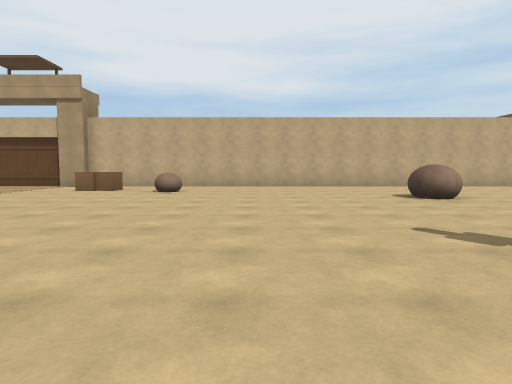
View 1 (above)

24 first-person views from a walk through a Unity game level. The camera is 1.3 m above the floor, tilts 4° down and sees 75° across. Doors are open. The floor is counted in squares, 2 m on a side. Each view is taken from the middle of a square. On the plan, view 1 faces up. The plan holds only what a view shows up to about 10 squares ahead; the rest is blank. The place goes on beyond the plan. The player character is not drawn.

View 2
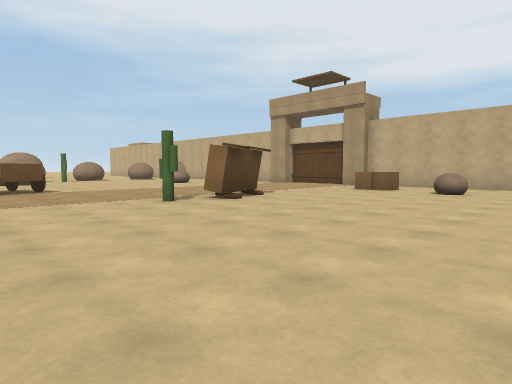

View 3
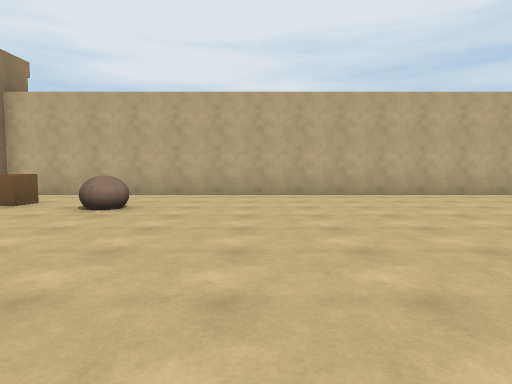

View 4
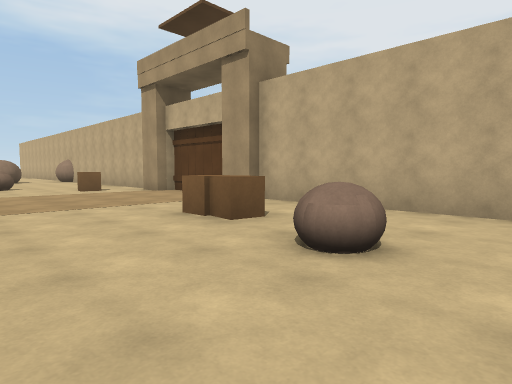

View 5
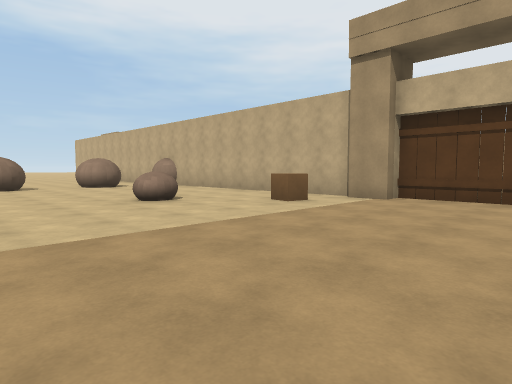

View 6
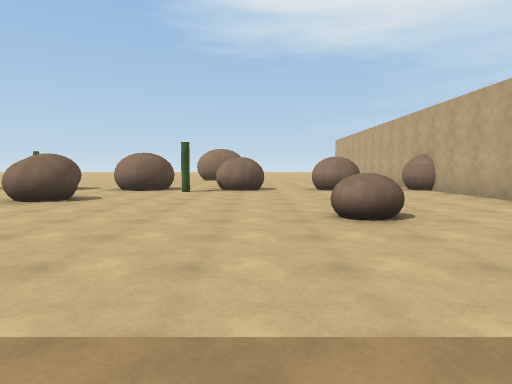

View 7
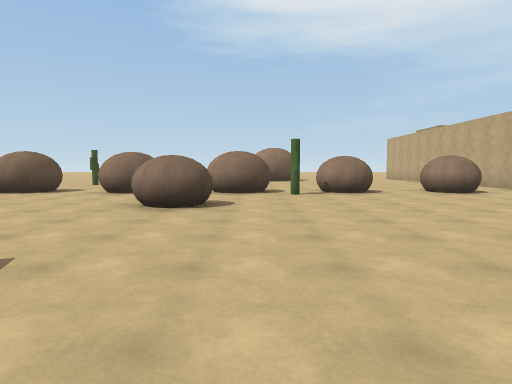

View 8
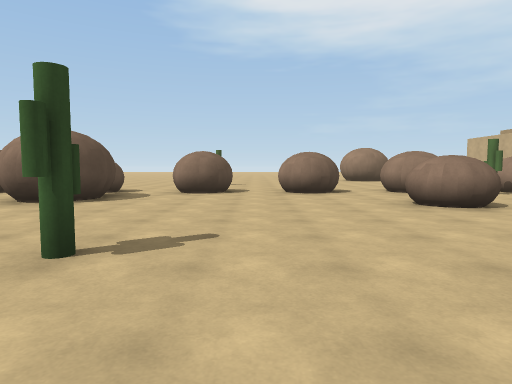

View 9
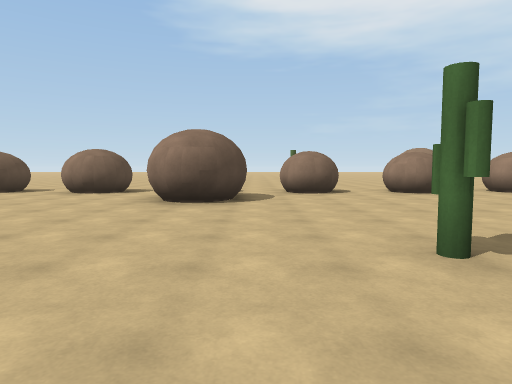

View 10
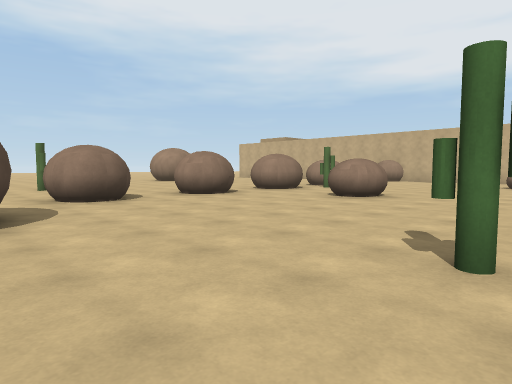

View 11
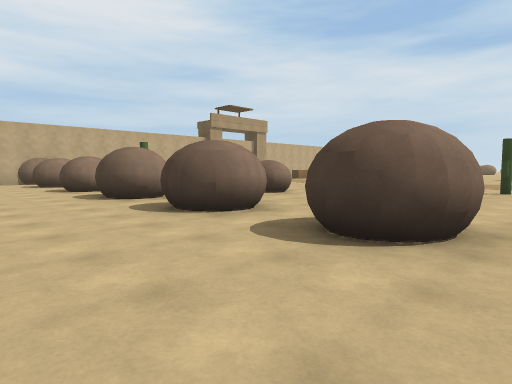

View 12
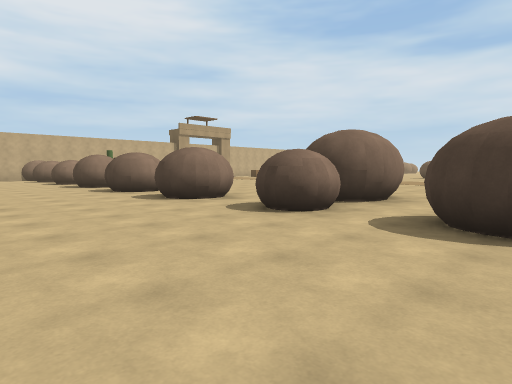

View 13
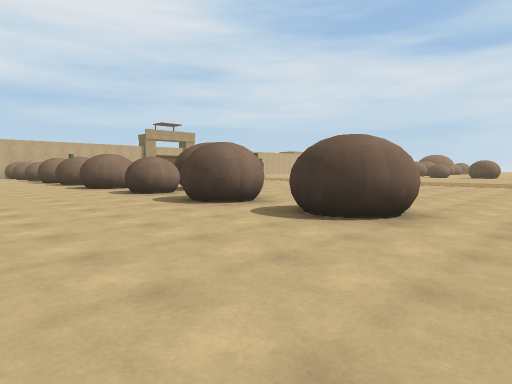

View 14
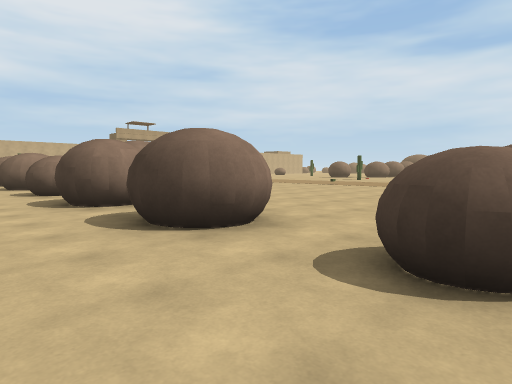

View 15
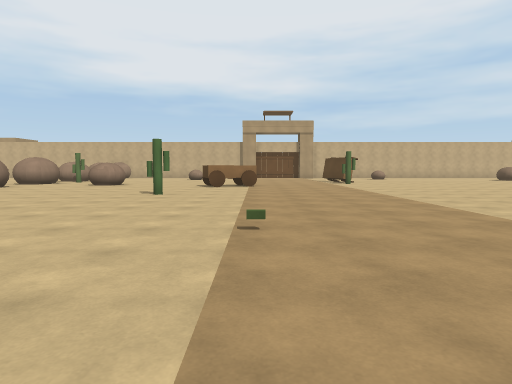

View 16
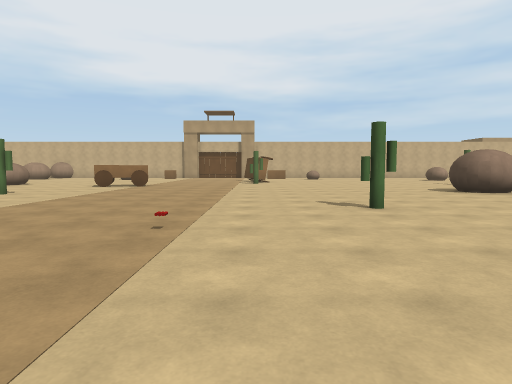

View 17
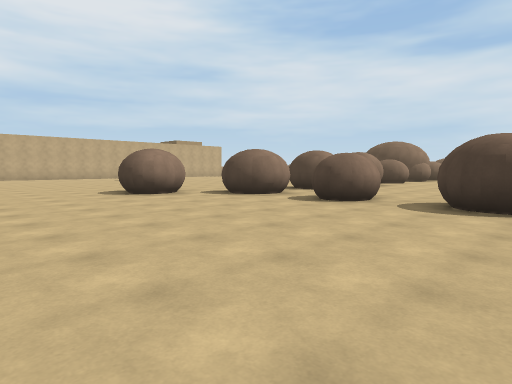

View 18
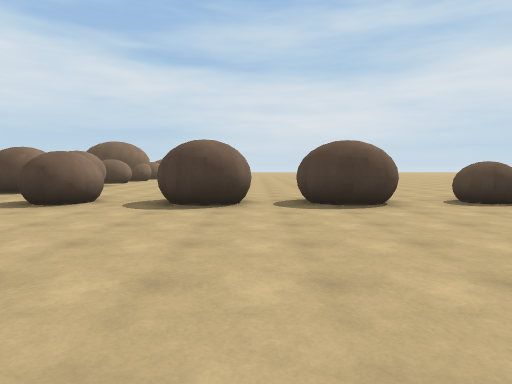

View 19
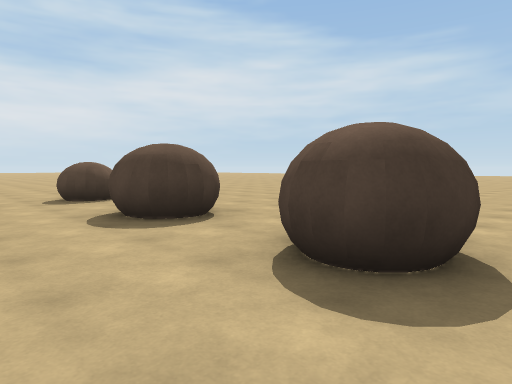

View 20
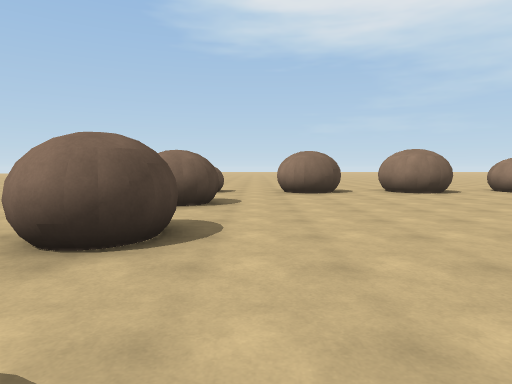

View 21
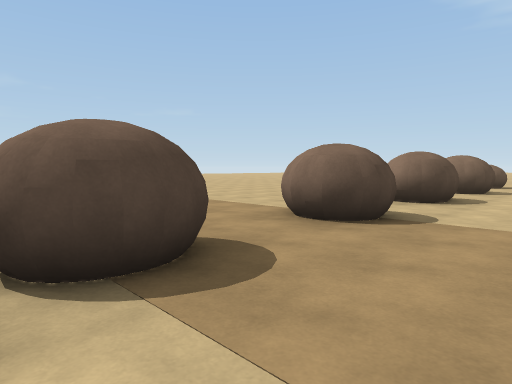

View 22
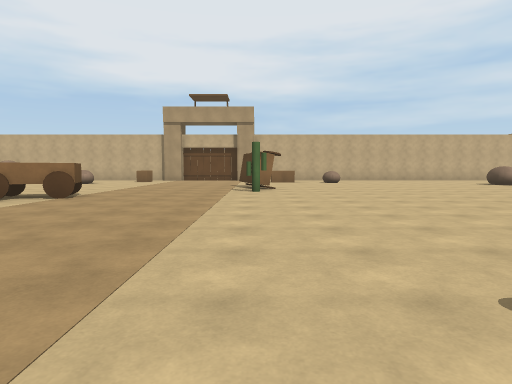

View 23
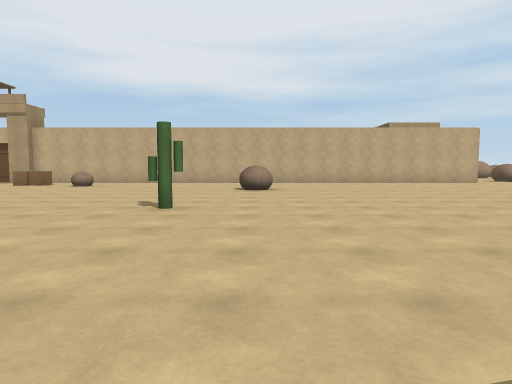

View 24
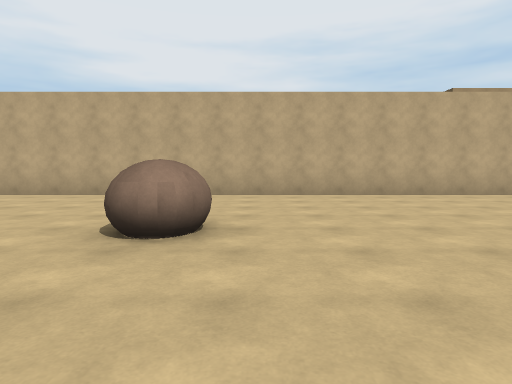

### Floor plan
Key: @ floor where view 1 was taken; # wall or solid block; x gap in a wall; . floor; = window, fence, low wall or low ledge; ^ raised ledge; O other object.
Columns run from 24 left of view 1 to 11 right of it. Each row starts with its distance up from view 1.
 13      ###############################
 12      #.......##..##.................
 11      .......OO.....................
 10      #......O......OO==............
  9     ##.... =.........=............
  8    ........=................^....
  7    .##......................^.......
  6   ..##............O.................
  5   ...O............O................
  4   ..##............O...............
  3   ..##..#.................OO......
  2   ......#...OO............OO.....
  1  ...##.......OO.................
  0  ...##..................@.......
 -1  .......................# .....
 -2 OO..##.....OO...........##....
 -3 OO..##.....OO.............# .#
 -4  .........................##.#
 -5 ....####............O.......
 -6 ....####..................# ...
 -7 ..........................##...
 -8 ....##.....................x.
 -9 ....##....................#
-10 ................ .........x....
-11 ....##....... .   .  .....##...
-12 ....##....................#
-13 ..............................
-14 ....^#. #. #..#..#..#..##.^#...
-15   ..x   #  #. #..  .# .#  x ...

Where each view was taken, in squares from view 1:
view 1: 0 up, 0 right, facing up
view 2: 0 up, 0 right, facing up-left
view 3: 4 up, 0 right, facing up
view 4: 7 up, 1 left, facing up-left
view 5: 5 up, 7 left, facing up-left
view 6: 7 up, 9 left, facing left
view 7: 4 up, 10 left, facing left
view 8: 1 down, 10 left, facing left
view 9: 4 down, 10 left, facing left
view 10: 5 down, 12 left, facing up-left
view 11: 4 down, 23 left, facing up-right
view 12: 9 down, 24 left, facing up-right
view 13: 14 down, 24 left, facing up-right
view 14: 15 down, 22 left, facing up-right
view 15: 11 down, 10 left, facing up
view 16: 11 down, 6 left, facing up
view 17: 10 down, 4 left, facing up-right
view 18: 10 down, 4 left, facing right
view 19: 12 down, 5 left, facing down-right
view 20: 13 down, 10 left, facing left
view 21: 12 down, 6 left, facing down-left
view 22: 6 down, 6 left, facing up
view 23: 3 down, 4 right, facing up
view 24: 4 up, 5 right, facing up
